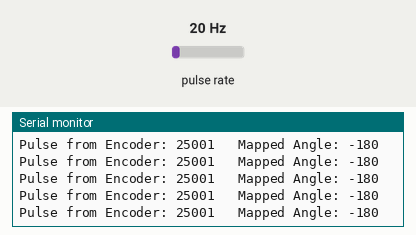
This sketch was run on a simulated Arduino Uno, built with avr-gcc and run on an emulated ATmega328P. Shown: the last lines printed to the serial monitor. Wiring (inferred from the names in the program): pulse sensor: data pin 7. The inputs (shaded band) are chosen by the test bench; at power-on: pulse rate 20 Hz.

Above: at 1.2 s.
1.3 s: pulse rate (sensor on pin 7) set to 4 Hz
At 2.03 s:
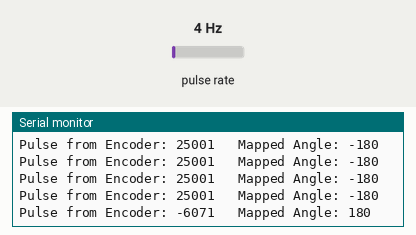
2.8 s: pulse rate (sensor on pin 7) set to 50 Hz
At 2.89 s:
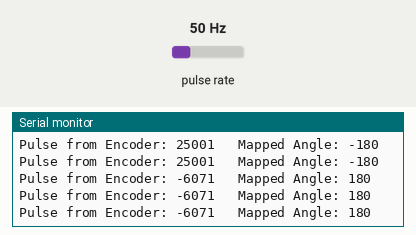
Timing chart, 0 to 5.8 s (numbered marks = the images above; inputs shaded):
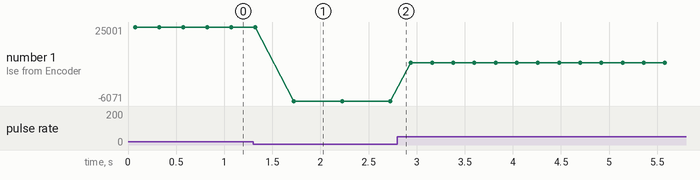

The sketch:

WindSensorTest.ino
```cpp
/* WindSensor rev 7/30/2017
© 2014-2017 RoboSail
This program reads and displays data from the wind sensor, a continuous rotary
magnetic encoder with a 10 bit PWM output. (US Digital MA3-P10-25B)
It is used to verify that the sensor is connected and functioning correctly
and to calibrate the WindSensor position.
The code reads this in using the pulseIn function then maps it to the
desired range of -180 to 180 degrees. Both the pulse value and the
mapped values are displayed to the serial Monitor.

First the PWM signal from the sensor is read in.  Nominal values for
the position are 0 to 1023. Use the code to determine if the actual range
is smaller and if there are "dead spots". You can then change the map function
accordingly.  The input data and the corresponding angle are displayed to the serial monitor.

Calibrate the WindSensor by rotating the encoder body while keeping the windvane
pointing forward.  Tighten the encoder body to the mount when the value reads 0.
You will need a set of pliers and probably several tries.
*/

// Pin assignments
#define WIND_PIN 7

int windAngle = 0;
int windPulseWidth = 0;

void setup() {
  Serial.begin(115200);

  // Set WindSensor on digital input pins
  pinMode(WIND_PIN, INPUT);
}

void loop() {
  // Read values from the WindSensor
  // pulseIn returns the width of the command pulse in microseconds.
  windPulseWidth = pulseIn(WIND_PIN, HIGH);

  // Convert the wind angle to degrees from PWM values.  Range -180 to +180
  windAngle = map(windPulseWidth, 0, 1023, 180, -180);

  // The sensor occasionally returns out of bounds values, so make sure that
  //   it fits within our desired range.
  windAngle = constrain(windAngle, -180, 180);

  // Print out the values for debug.
  Serial.print("Pulse from Encoder: ");
  Serial.print(windPulseWidth);
  Serial.print("\t Mapped Angle: ");
  Serial.print(windAngle);
  Serial.println();

  // add delay to not overwhelm serial monitor (or the user!)
  delay(200);
}
```

Measured:
- after the input at 1.3 s, the serial monitor: prints a new line after 0.43 s (image 1)
- plotted number 1: 25001 → -6071 after the input at 1.3 s, -6071 → 10001 after the input at 2.8 s
